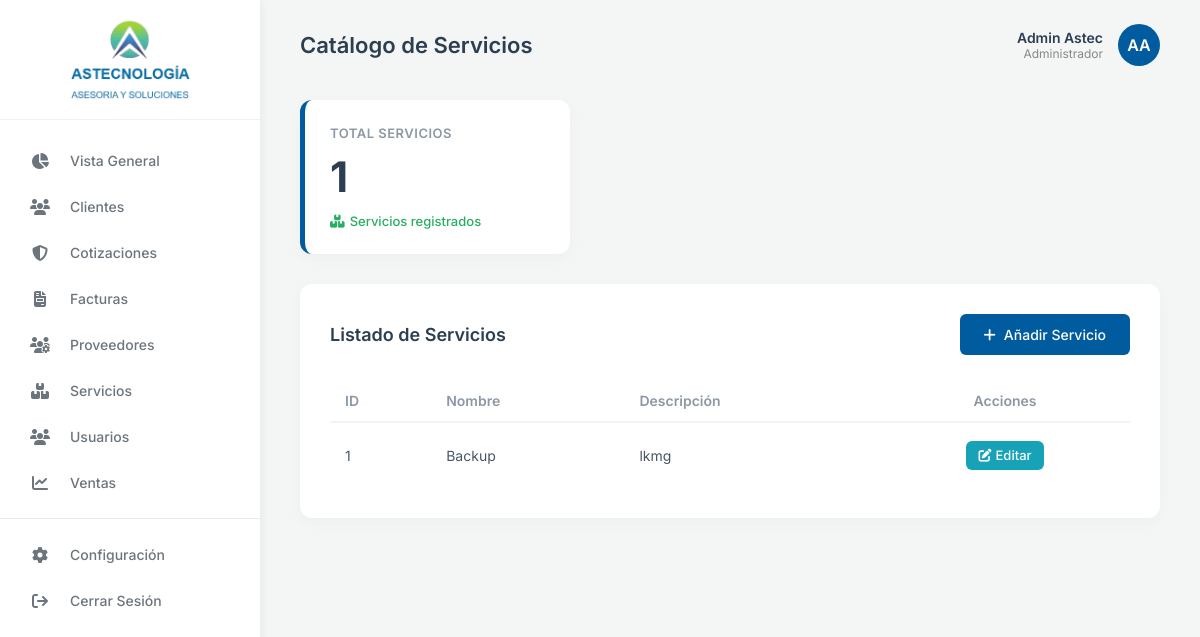
Screenshot of /servicios with the database file from the repository.
### tables this page shows
CREATE TABLE servicios (
        id_servicio INTEGER PRIMARY KEY AUTOINCREMENT,
        nombre VARCHAR(100) NOT NULL,
        descripcion TEXT
    );

### app/dash/dash.py (the view, shortened to what this page needs)
@dashboard_bp.route('/servicios', methods=['GET', 'POST'])
def servicios():
    conn = get_db()
    servicios_records = conn.execute('SELECT * FROM servicios ORDER BY id_servicio DESC').fetchall()
    total_servicios = len(servicios_records)
    conn.close()
    return render_template('servicios.html', servicios=servicios_records, total_servicios=total_servicios)

### app/dash/templates/servicios.html (shortened to what this page needs)
{% extends 'basedash.html' %}
{% block page_title %}Catálogo de Servicios{% endblock %}
{% block content %}
<div class="stats-grid">
    <div class="stat-card border-blue">
        <div class="stat-title">TOTAL SERVICIOS</div>
        <div class="stat-value">{{ total_servicios }}</div>
        <div class="stat-subtitle text-success">
            <i class="fa-solid fa-boxes-stacked"></i> Servicios registrados
        </div>
    </div>
</div>
<div class="activity-section">
    <div style="display: flex; justify-content: space-between; align-items: center; margin-bottom: 25px;">
        <h2 class="section-title" style="margin-bottom: 0;">Listado de Servicios</h2>
        <button type="button" onclick="toggleForm()" id="btnToggleForm" style="padding: 0.75rem 1.5rem; background-color: #005b9f; color: white; border: none; border-radius: 6px; font-weight: 500; font-size: 14px; cursor: pointer; display: flex; align-items: center; gap: 8px; transition: background-color 0.3s;">
            <i class="fa-solid fa-plus"></i> Añadir Servicio
        </button>
    </div>
    <div class="table-container">
        <table class="activity-table">
            <thead>
                <tr>
                    <th>ID</th>
                    <th>Nombre</th>
                    <th>Descripción</th>
                    <th style="text-align: center;">Acciones</th>
                </tr>
            </thead>
            <tbody>
                {% for svc in servicios %}
                <tr>
                    <td>{{ svc.id_servicio }}</td>
                    <td>{{ svc.nombre }}</td>
                    <td>{{ svc.descripcion }}</td>
                    <td style="text-align: center;">
                        <a href="#" style="padding: 0.4rem 0.8rem; background-color: #17a2b8; color: white; border-radius: 6px; text-decoration: none; font-size: 13px; font-weight: 500; transition: background-color 0.3s; display: inline-flex; align-items: center; gap: 4px;" onmouseover="this.style.backgroundColor='#138496'" onmouseout="this.style.backgroundColor='#17a2b8'">
                            <i class="fa-solid fa-pen-to-square"></i> Editar
                        </a>
                    </td>
                </tr>
                {% endfor %}
            </tbody>
        </table>
    </div>
</div>
{% endblock %}

### app/static/css/dashboard.css (style rules this page uses)
* { margin: 0; padding: 0; box-sizing: border-box; font-family: 'Inter', -apple-system, BlinkMacSystemFont, "Segoe UI", Roboto, Helvetica, Arial, sans-serif; }
body { background-color: #f3f6f5; color: #333; overflow-x: hidden; }
.stats-grid { display: grid; grid-template-columns: repeat(3, 1fr); gap: 25px; margin-bottom: 30px; }
.stat-card { background-color: #ffffff; border-radius: 12px; padding: 25px; box-shadow: 0 4px 15px rgba(0, 0, 0, 0.03); position: relative; display: flex; flex-direction: column; }
.stat-card.border-blue { border-left: 5px solid #005b9f; }
.stat-title { font-size: 13px; font-weight: 600; color: #8c98a4; text-transform: uppercase; letter-spacing: 0.5px; margin-bottom: 15px; }
.stat-value { font-size: 42px; font-weight: 700; color: #2c3e50; line-height: 1; margin-bottom: 15px; }
.stat-subtitle { font-size: 13px; font-weight: 500; display: flex; align-items: center; gap: 5px; }
.text-success { color: #27ae60; }
.activity-section { background-color: #ffffff; border-radius: 12px; padding: 30px; box-shadow: 0 4px 15px rgba(0, 0, 0, 0.03); }
.section-title { font-size: 18px; font-weight: 600; color: #2c3e50; margin-bottom: 25px; }
.table-container { width: 100%; overflow-x: auto; }
.activity-table { width: 100%; border-collapse: collapse; }
.activity-table th { text-align: left; padding: 12px 15px; font-size: 14px; font-weight: 600; color: #8c98a4; border-bottom: 2px solid #f0f4f8; }
.activity-table td { padding: 18px 15px; font-size: 14px; color: #4a5568; border-bottom: 1px solid #f0f4f8; vertical-align: middle; }
.activity-table tbody tr:last-child td { border-bottom: none; }

### rows the page displays
servicios: id_servicio "1", nombre "Backup", descripcion "lkmg"

### other values shown
{{ total_servicios }} "1"
